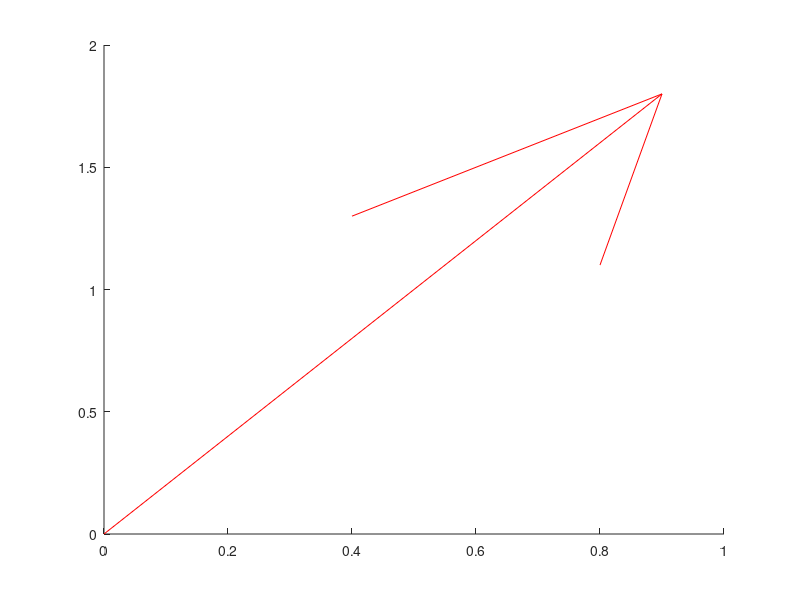

The MATLAB script that drew this image: (Note: this script raises an error after producing the figure.)
v = [1, 2];
w = [2, -1];
vPlusW = v + w;

quiver(0, 0, v(1), v(2), 'r', LineWidth=2, MaxHeadSize=0.6, DisplayName='v');
hold on;
quiver(v(1), v(2), w(1), w(2), 'b', LineWidth=2, MaxHeadSize=0.6, DisplayName='w');
quiver(0, 0, vPlusW(1), vPlusW(2), 'g', LineWidth=2, MaxHeadSize=0.6, DisplayName='v + w');
hold off;

legend('show');
grid on;

xlabel('X axis');
xlim([-1.5, 4]);
ylabel('Y axis');
ylim([-1.5, 3]);
title('Visualization of v + w Vector');
axis equal;
